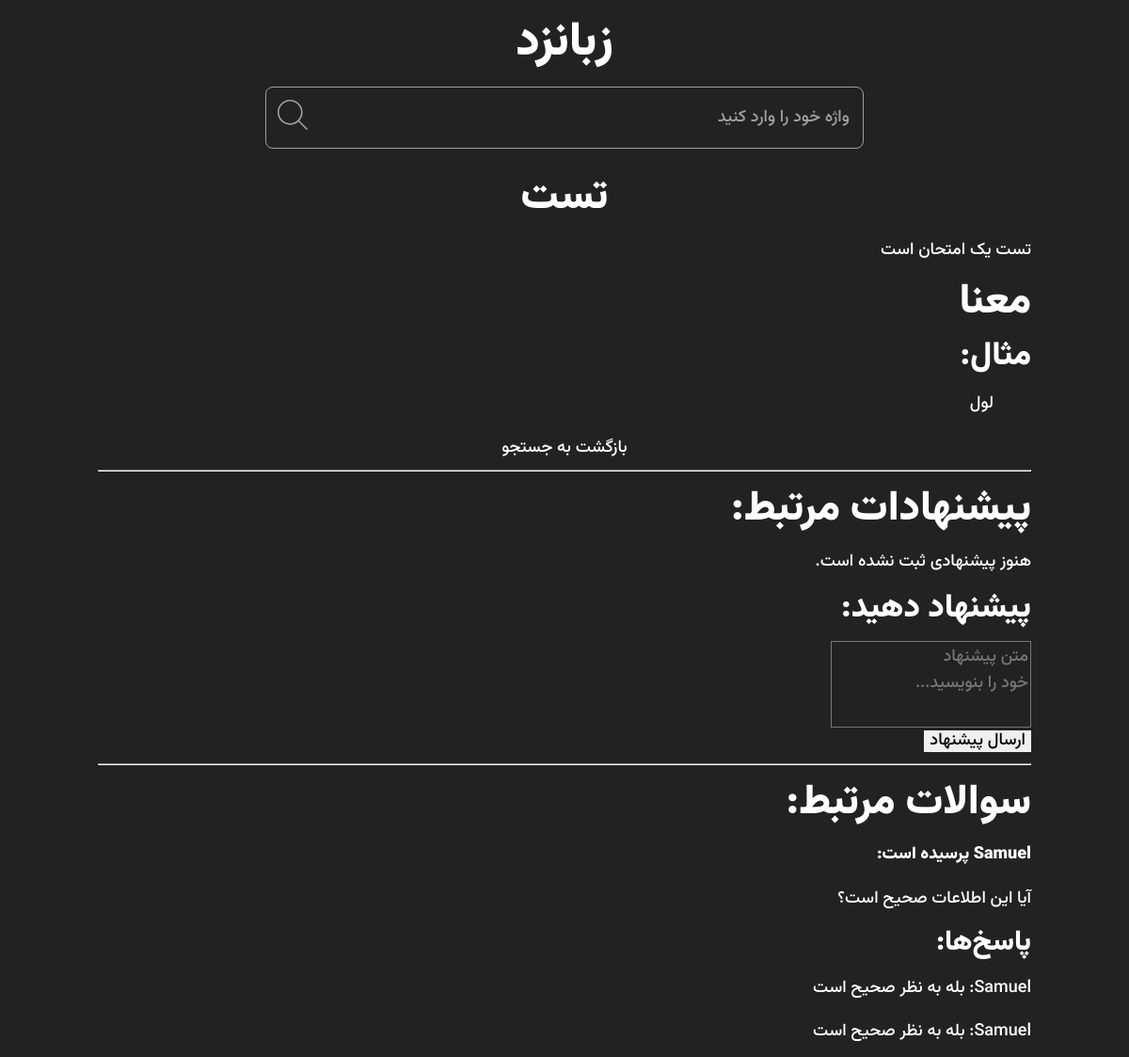
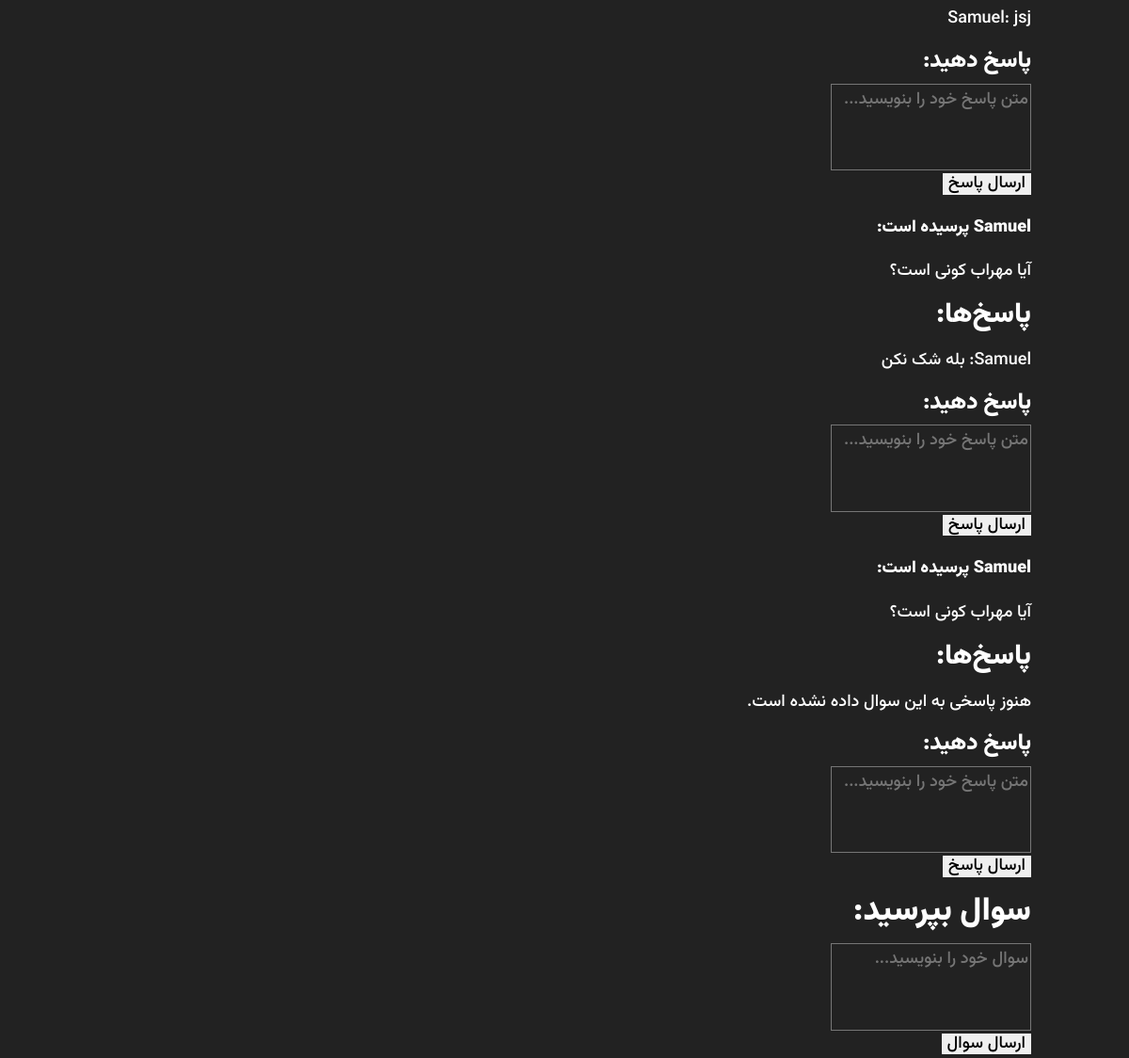
The app's page /word/w/tst/ with its own data (2 pictures, top to bottom).
### Word/models.py (models this page shows, shortened)
class Words(models.Model):
    STATUS_CHOICES = [
        ('d', 'پیش نویس'),
        ('p', 'منتشر شده'),
        ('r', 'رد شده'),  # اضافه کردن وضعیت رد شده
    ]
    user = models.ForeignKey(User, on_delete=models.CASCADE, null=True, blank=True)
    word = models.CharField(max_length=50, verbose_name="کلمه")
    slug = models.SlugField(max_length=50, unique=True, editable=False)  # Slug فقط در ایجاد ساخته شود
    meaning = models.TextField()
    example = models.TextField()
    status = models.CharField(max_length=10, choices=STATUS_CHOICES, default='d')
    class Meta:
        verbose_name = 'کلمه'
        verbose_name_plural = 'کلمه‌ها'

class Ask(models.Model):
    ask_to = models.ForeignKey(Words, on_delete=models.CASCADE, null=True, blank=True)
    user = models.ForeignKey(User, on_delete=models.CASCADE, null=True, blank=True)  # اینجا تغییر کرد
    question = models.TextField()
    class Meta:
        verbose_name = 'سوال'
        verbose_name_plural = 'سوالات'

class Response(models.Model):
    user = models.ForeignKey(User, on_delete=models.CASCADE, null=True, blank=True)  # مقدار دیفالت نمی‌خواهد
    response_to = models.ForeignKey(Ask, on_delete=models.CASCADE)
    response = models.TextField()
    class Meta:
        verbose_name = 'پاسخ'
        verbose_name_plural = 'پاسخ‌ها'

### Authentication/models.py (models this page shows, shortened)
class User(AbstractUser):
    email = models.EmailField(unique=True, validators=[validate_email_domain])
    bio = models.TextField(blank=True , max_length=100)
    hits = models.ManyToManyField(IPAddress, related_name="hits", blank=True, editable=False)
    score = models.IntegerField(default=0, editable=False)
    is_banned = models.BooleanField(default=False, editable=False)
    class Meta:
        verbose_name = "حساب"
        verbose_name_plural = "حساب ها"

### Word/views.py (the view)
# urls.py: path('w/<str:word_slug>/', word_detail, name="word_detail"),  # مسیر جزئیات کلمه
def word_detail(request, word_slug):
    word = get_object_or_404(Words, slug=word_slug)
    suggestions = Suggestion.objects.filter(suggested_to=word, status='p')  # پیشنهادات تایید شده
    questions = Ask.objects.filter(ask_to=word)
    return render(request, 'Word/word_detail.html', {'word': word,'suggestions': suggestions, 'questions': questions})

### Home/Middleware.py (called while the page is built)
    def __call__(self, request):
        x_forwarded_for = request.META.get('HTTP_X_FORWARDED_FOR')
        if x_forwarded_for:
            ip = x_forwarded_for.split(',')[0]
        else:
            ip = request.META.get('REMOTE_ADDR')
        ip_address, created = IPAddress.objects.update_or_create(
            ipAddr=ip,
            defaults={"last_seen": now()}  # به‌روزرسانی زمان آخرین بازدید
        )
        request.user.ip_address = ip_address  # اتصال IP به کاربر
        response = self.get_response(request)
        return response

### Templates/Word/word_detail.html (shortened to what this page needs)
{% extends '../Base/Base.html' %}
{% block main %}
<div class="meaning">
  <h2 class="text-center mb-3">{{ word.word }}</h2>
  <p class="lead">{{ word.meaning }}</p>
  <h2>معنا</h2>
  <h3>مثال:</h3>
  <blockquote class="blockquote">{{ word.example }}</blockquote>
  <div class="text-center mt-4">
    <a href="{% url 'Home:search_word' %}?q={{ word.word }}" class="btn btn-primary">بازگشت به جستجو</a>
  </div>
</div>
<hr>
<h2>پیشنهادات مرتبط:</h2>
{% if suggestions %}
<ul>
  {% for suggestion in suggestions %}
  <li>{{ suggestion.text }} - وضعیت: {{ suggestion.get_status_display }}</li>
  {% endfor %}
</ul>
{% else %}
<p>هنوز پیشنهادی ثبت نشده است.</p>
{% endif %}
<h3>پیشنهاد دهید:</h3>
<form method="POST" action="{% url 'Word:add_suggestion' word_slug=word.slug %}">
  <textarea name="suggestion_text" rows="3" placeholder="متن پیشنهاد خود را بنویسید..."></textarea>
  <button type="submit">ارسال پیشنهاد</button>
</form>
<hr>
<h2>سوالات مرتبط:</h2>
{% for question in word.ask_set.all %}
<div class="question">
  <p><strong>{{ question.user.username }} پرسیده است:</strong></p>
  <p>{{ question.question }}</p>
  <h4>پاسخ‌ها:</h4>
  {% for response in question.response_set.all %}
  <p>{{ response.user.username }}: {{ response.response }}</p>
  {% empty %}
  <p>هنوز پاسخی به این سوال داده نشده است.</p>
  {% endfor %}
  <h5>پاسخ دهید:</h5>
  <form method="POST" action="{% url 'Word:add_response' question.id %}">
    <textarea name="response_text" rows="3" placeholder="متن پاسخ خود را بنویسید..."></textarea>
    <button type="submit">ارسال پاسخ</button>
  </form>
</div>
{% endfor %}
<h3>سوال بپرسید:</h3>
<form method="POST" action="{% url 'Word:add_question' word_slug=word.slug %}">
  <textarea name="question_text" rows="3" placeholder="سوال خود را بنویسید..."></textarea>
  <button type="submit">ارسال سوال</button>
</form>
{% endblock %}

### Static/app.css (style rules this page uses)
:root { --dark: #222; --gray: #9f9f9f; --white: #fff; --app-fill-clr: var(--white); --app-bg-clr: var(--dark); --font-family: 'Vazirmatn', Helvetica Neue Arabic-Arabic, system-ui, -apple-system, BlinkMacSystemFont, "Segoe UI", Roboto, Arial, "Noto Sans", sans-serif, "Apple Color Emoji", "Segoe UI Emoji", "Segoe UI Symbol", "Noto Color Emoji"; --width: 39.75rem; }
html { line-height: 1.15; -webkit-text-size-adjust: 100%; }
body { margin: 0; }
hr { box-sizing: content-box; height: 0; overflow: visible; }
a { background-color: transparent; }
b, strong { font-weight: bolder; }
button, input, optgroup, select, textarea { font-family: inherit; font-size: 100%; line-height: 1.15; margin: 0; }
button, input { overflow: visible; }
button, select { text-transform: none; }
button, [type="button"], [type="reset"], [type="submit"] { -webkit-appearance: button; }
textarea { overflow: auto; }
button, input { appearance: none; border: none; outline: none; }
a { color: inherit; text-decoration: none; }
*, *::before, *::after { -webkit-tap-highlight-color: transparent; scroll-behavior: smooth; box-sizing: border-box; }
body { margin: 0; color: var(--app-fill-clr); font-weight: 500; font-size: 1.125rem; line-height: 1.6; font-family: var(--font-family); text-wrap: balance; background-color: var(--app-bg-clr); }
.text-center { text-align: center; }
h1, h2, h3, h4, h5, h6 { line-height: 1; font-weight: 900; }
h2 { font-size: 2.75rem; margin: 1.175rem auto; }
h3 { font-size: 2.15rem; margin: 1.025rem auto; }
h4 { font-size: 1.85rem; margin: .875rem auto; }
h5 { font-size: 1.5rem; margin: .725rem auto; }
input, textarea { appearance: none; display: block; outline: none; color: var(--gray); font: inherit; background-color: transparent; transition: 150ms color ease; }
textarea { resize: none; overflow: hidden; }

### records on screen
Words: word "تست", meaning "تست یک امتحان است", example "لول"
Ask: question "آیا این اطلاعات صحیح است؟"
Response: user.username "Samuel", response "بله به نظر صحیح است"
Response: user.username "Samuel", response "بله به نظر صحیح است"
Response: user.username "Samuel", response "jsj"
Ask: question "آیا مهراب کونی است؟"
Response: user.username "Samuel", response "بله شک نکن"
Ask: question "آیا مهراب کونی است؟"
